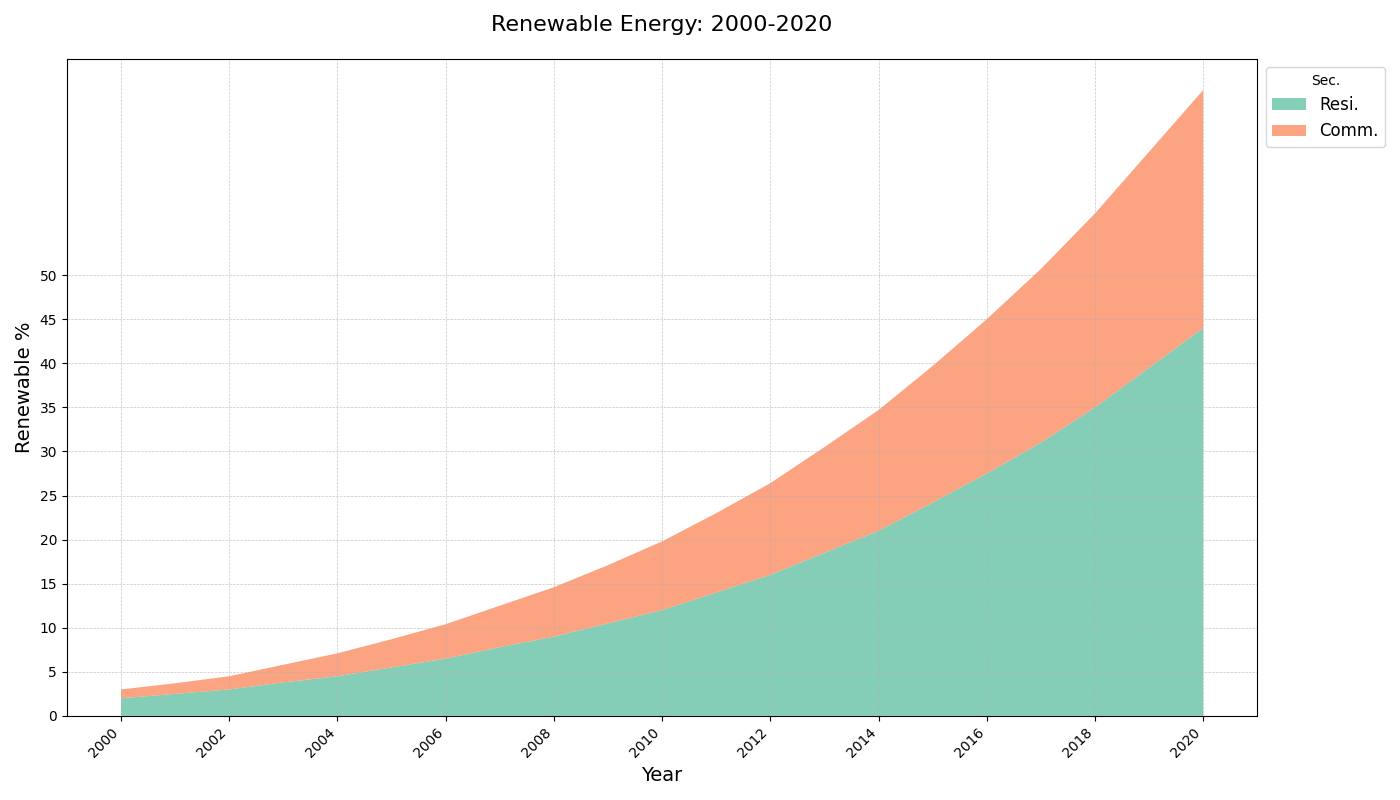

Here is the Python script that generated this plot:
import matplotlib.pyplot as plt
import numpy as np

years = np.arange(2000, 2021)

residential = [2, 2.5, 3, 3.8, 4.5, 5.5, 6.5, 7.8, 9, 10.5, 12, 14, 16, 18.5, 21, 24.2, 27.5, 31, 35, 39.5, 44]
commercial = [1, 1.2, 1.5, 2, 2.6, 3.2, 3.9, 4.7, 5.6, 6.6, 7.8, 9, 10.4, 12, 13.7, 15.5, 17.5, 19.7, 22, 24.5, 27]

fig, ax = plt.subplots(figsize=(14, 8))

ax.stackplot(years, residential, commercial,
             labels=['Resi.', 'Comm.'],
             colors=['#66c2a5', '#fc8d62'], alpha=0.8)

ax.set_title("Renewable Energy: 2000-2020", fontsize=16, pad=20)
ax.set_xlabel("Year", fontsize=14)
ax.set_ylabel("Renewable %", fontsize=14)

ax.grid(True, linestyle='--', linewidth=0.5, alpha=0.7)
ax.set_xticks(years[::2])
ax.set_yticks(np.arange(0, 51, 5))
ax.set_xticklabels(years[::2], rotation=45, ha='right')

ax.legend(loc='upper left', fontsize=12, bbox_to_anchor=(1, 1), title="Sec.")

plt.tight_layout()

plt.show()
